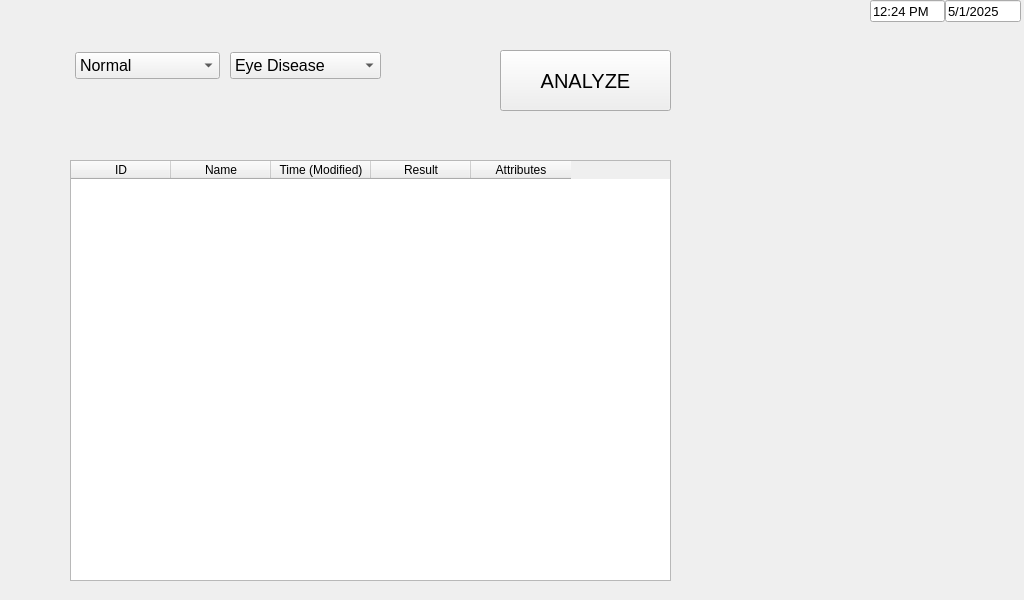
<?xml version="1.0" encoding="UTF-8"?>
<ui version="4.0">
 <class>MainWindow</class>
 <widget class="QMainWindow" name="MainWindow">
  <property name="geometry">
   <rect>
    <x>0</x>
    <y>0</y>
    <width>1024</width>
    <height>600</height>
   </rect>
  </property>
  <property name="minimumSize">
   <size>
    <width>1024</width>
    <height>600</height>
   </size>
  </property>
  <property name="maximumSize">
   <size>
    <width>1024</width>
    <height>600</height>
   </size>
  </property>
  <property name="windowTitle">
   <string>MainWindow</string>
  </property>
  <property name="windowOpacity">
   <double>1.000000000000000</double>
  </property>
  <widget class="QWidget" name="centralwidget">
   <widget class="QPushButton" name="Analyze_Button">
    <property name="geometry">
     <rect>
      <x>500</x>
      <y>50</y>
      <width>171</width>
      <height>61</height>
     </rect>
    </property>
    <property name="font">
     <font>
      <pointsize>15</pointsize>
     </font>
    </property>
    <property name="text">
     <string>ANALYZE</string>
    </property>
   </widget>
   <widget class="QTableWidget" name="Data_Table">
    <property name="geometry">
     <rect>
      <x>70</x>
      <y>160</y>
      <width>601</width>
      <height>421</height>
     </rect>
    </property>
    <attribute name="horizontalHeaderVisible">
     <bool>true</bool>
    </attribute>
    <attribute name="horizontalHeaderCascadingSectionResizes">
     <bool>false</bool>
    </attribute>
    <attribute name="horizontalHeaderDefaultSectionSize">
     <number>100</number>
    </attribute>
    <column>
     <property name="text">
      <string>ID</string>
     </property>
    </column>
    <column>
     <property name="text">
      <string>Name</string>
     </property>
    </column>
    <column>
     <property name="text">
      <string>Time (Modified)</string>
     </property>
    </column>
    <column>
     <property name="text">
      <string>Result</string>
     </property>
    </column>
    <column>
     <property name="text">
      <string>Attributes</string>
     </property>
    </column>
   </widget>
   <widget class="QWidget" name="layoutWidget">
    <property name="geometry">
     <rect>
      <x>70</x>
      <y>50</y>
      <width>311</width>
      <height>31</height>
     </rect>
    </property>
    <layout class="QHBoxLayout" name="HL_Mode_Selection" stretch="2,0">
     <property name="spacing">
      <number>10</number>
     </property>
     <property name="leftMargin">
      <number>5</number>
     </property>
     <item>
      <widget class="QComboBox" name="comboBox">
       <property name="font">
        <font>
         <pointsize>12</pointsize>
        </font>
       </property>
       <item>
        <property name="text">
         <string>Normal</string>
        </property>
       </item>
       <item>
        <property name="text">
         <string>EMS</string>
        </property>
       </item>
      </widget>
     </item>
     <item>
      <widget class="QComboBox" name="comboBox_2">
       <property name="font">
        <font>
         <pointsize>12</pointsize>
        </font>
       </property>
       <item>
        <property name="text">
         <string>Eye Disease</string>
        </property>
       </item>
       <item>
        <property name="text">
         <string>Skin Disase</string>
        </property>
       </item>
       <item>
        <property name="text">
         <string>Stroke Prediction</string>
        </property>
       </item>
      </widget>
     </item>
    </layout>
   </widget>
   <widget class="QWidget" name="layoutWidget">
    <property name="geometry">
     <rect>
      <x>870</x>
      <y>0</y>
      <width>151</width>
      <height>22</height>
     </rect>
    </property>
    <layout class="QHBoxLayout" name="HL_Time_Date">
     <property name="spacing">
      <number>0</number>
     </property>
     <item>
      <widget class="QLineEdit" name="lineEdit_Time">
       <property name="font">
        <font>
         <pointsize>10</pointsize>
        </font>
       </property>
       <property name="text">
        <string>12:24 PM</string>
       </property>
      </widget>
     </item>
     <item>
      <widget class="QLineEdit" name="lineEdit_Date">
       <property name="font">
        <font>
         <pointsize>10</pointsize>
        </font>
       </property>
       <property name="text">
        <string>5/1/2025</string>
       </property>
      </widget>
     </item>
    </layout>
   </widget>
  </widget>
 </widget>
 <resources/>
 <connections/>
</ui>
